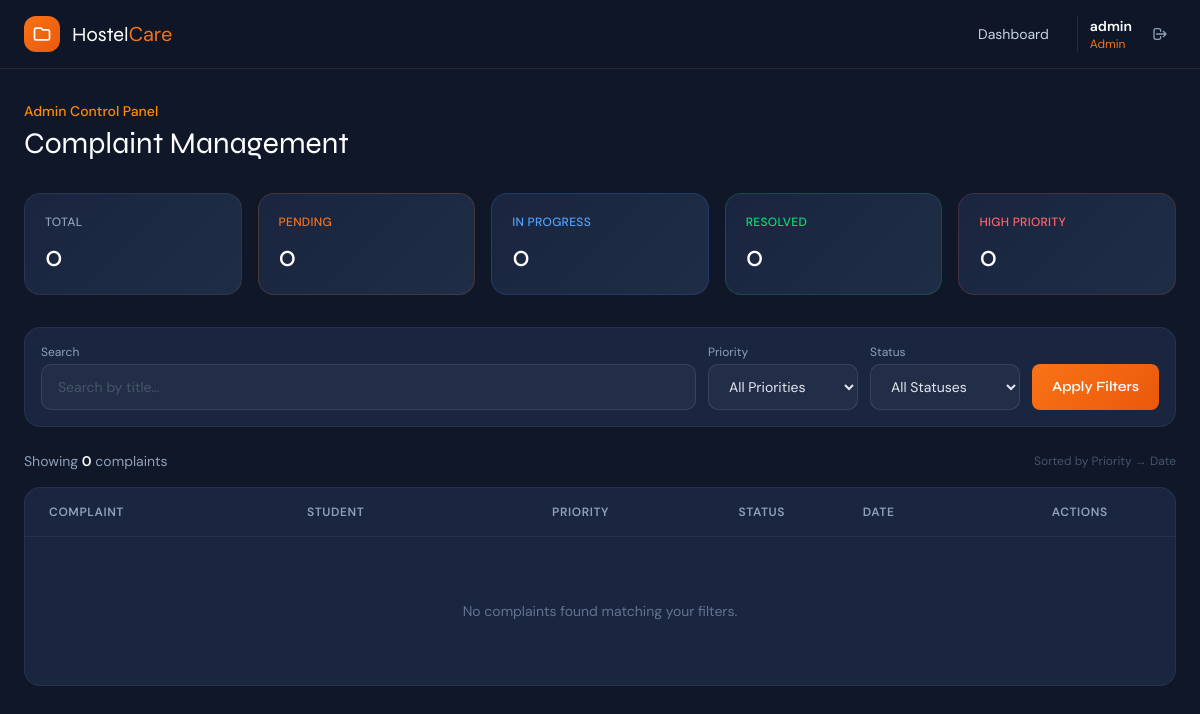
The app's page /admin-dashboard/ (signed in), older data.
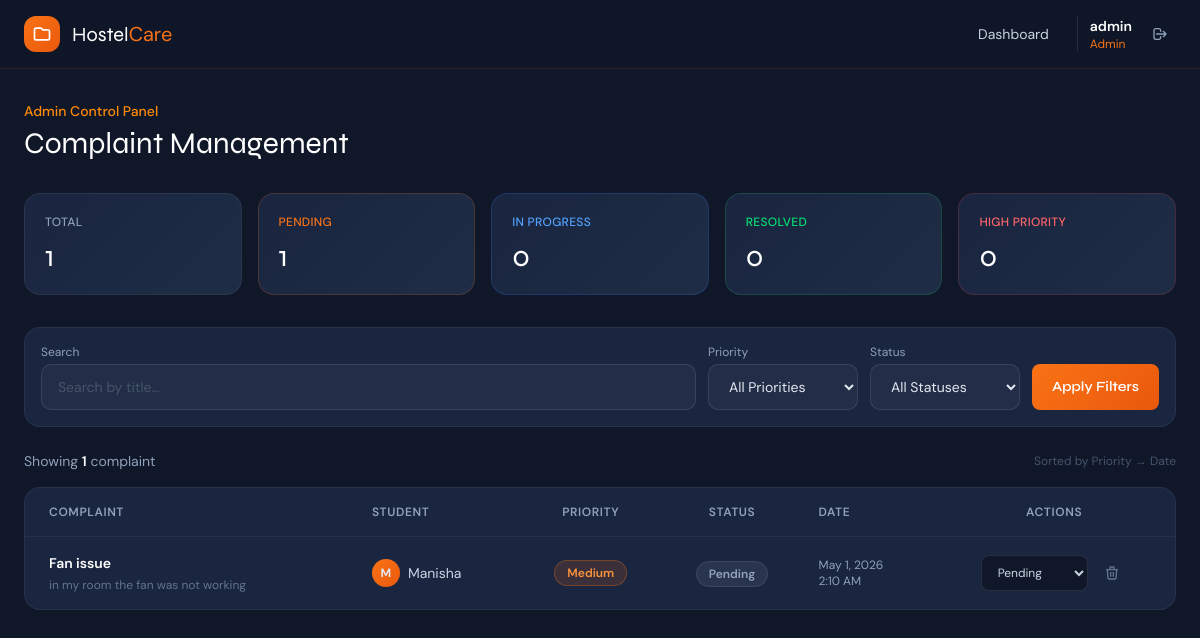
The same page, newer data.
### complaints/models.py (models this page shows, shortened)
class CustomUser(AbstractUser):
    ROLE_CHOICES = [('admin', 'Admin'), ('student', 'Student')]
    role = models.CharField(max_length=10, choices=ROLE_CHOICES, default='student')
    email = models.EmailField(unique=True)
    def is_admin_user(self):
     return self.role == 'admin' or self.is_superuser

class Complaint(models.Model):
    PRIORITY_CHOICES = [('High', 'High'), ('Medium', 'Medium'), ('Low', 'Low')]
    STATUS_CHOICES = [('Pending', 'Pending'), ('In Progress', 'In Progress'), ('Resolved', 'Resolved')]
    user = models.ForeignKey(CustomUser, on_delete=models.CASCADE, related_name='complaints')
    title = models.CharField(max_length=200)
    description = models.TextField()
    priority = models.CharField(max_length=10, choices=PRIORITY_CHOICES, default='Medium')
    status = models.CharField(max_length=15, choices=STATUS_CHOICES, default='Pending')
    created_at = models.DateTimeField(auto_now_add=True)
    updated_at = models.DateTimeField(auto_now=True)
    class Meta:
        ordering = ['-created_at']

### complaints/views.py (the view)
# urls.py: path('admin-dashboard/', views.admin_dashboard, name='admin_dashboard'),
@admin_required
def admin_dashboard(request):
    priority_filter = request.GET.get('priority', '')
    status_filter = request.GET.get('status', '')
    search_q = request.GET.get('q', '')
    complaints = Complaint.objects.select_related('user').all()
    if priority_filter:
        complaints = complaints.filter(priority=priority_filter)
    if status_filter:
        complaints = complaints.filter(status=status_filter)
    if search_q:
        complaints = complaints.filter(title__icontains=search_q)
    complaints = complaints.annotate(p_order=priority_order()).order_by('p_order', '-created_at')
    stats = {
        'total': Complaint.objects.count(),
        'pending': Complaint.objects.filter(status='Pending').count(),
        'in_progress': Complaint.objects.filter(status='In Progress').count(),
        'resolved': Complaint.objects.filter(status='Resolved').count(),
        'high': Complaint.objects.filter(priority='High').count(),
    }
    return render(request, 'admin_dashboard.html', {
        'complaints': complaints, 'stats': stats,
        'priority_filter': priority_filter, 'status_filter': status_filter, 'search_q': search_q
    })

### complaints/views.py (called while the page is built)
def admin_required(view_func):
    @wraps(view_func)
    def wrapper(request, *args, **kwargs):
        if not request.user.is_authenticated or not request.user.is_admin_user():
            messages.error(request, 'Access denied. Admin only.')
            return redirect('login')
        return view_func(request, *args, **kwargs)
    return wrapper

def priority_order():
    return Case(
        When(priority='High', then=1),
        When(priority='Medium', then=2),
        When(priority='Low', then=3),
        output_field=IntegerField()
    )

### complaints/templates/admin_dashboard.html (shortened to what this page needs)
{% extends 'base.html' %}
{% block content %}
<div class="max-w-7xl mx-auto px-4 sm:px-6 py-8">
  <div class="mb-8">
    <p class="text-orange-400 text-sm font-medium mb-1">Admin Control Panel</p>
    <h1 class="font-display text-3xl font-800 text-white">Complaint Management</h1>
  </div>
  <div class="grid grid-cols-2 lg:grid-cols-5 gap-4 mb-8">
    <div class="stat-card p-5 lg:col-span-1">
      <div class="text-xs text-slate-400 font-medium uppercase tracking-wide mb-2">Total</div>
      <div class="text-3xl font-display font-800 text-white">{{ stats.total }}</div>
    </div>
    <div class="stat-card p-5" style="border-color:rgba(249,115,22,0.2)">
      <div class="text-xs font-medium uppercase tracking-wide mb-2" style="color:#f97316">Pending</div>
      <div class="text-3xl font-display font-800 text-white">{{ stats.pending }}</div>
    </div>
    <div class="stat-card p-5" style="border-color:rgba(59,130,246,0.2)">
      <div class="text-xs text-blue-400 font-medium uppercase tracking-wide mb-2">In Progress</div>
      <div class="text-3xl font-display font-800 text-white">{{ stats.in_progress }}</div>
    </div>
    <div class="stat-card p-5" style="border-color:rgba(34,197,94,0.2)">
      <div class="text-xs text-green-400 font-medium uppercase tracking-wide mb-2">Resolved</div>
      <div class="text-3xl font-display font-800 text-white">{{ stats.resolved }}</div>
    </div>
    <div class="stat-card p-5" style="border-color:rgba(239,68,68,0.2)">
      <div class="text-xs text-red-400 font-medium uppercase tracking-wide mb-2">High Priority</div>
      <div class="text-3xl font-display font-800 text-white">{{ stats.high }}</div>
    </div>
  </div>
  <form method="GET" class="card p-4 mb-6 flex flex-wrap gap-3 items-end">
    <div class="flex-1 min-w-[180px]">
      <label class="block text-xs text-slate-400 mb-1">Search</label>
      <input type="text" name="q" value="{{ search_q }}" placeholder="Search by title..." class="input-field text-sm" />
    </div>
    <div class="min-w-[150px]">
      <label class="block text-xs text-slate-400 mb-1">Priority</label>
      <select name="priority" class="input-field text-sm">
        <option value="">All Priorities</option>
      </select>
    </div>
    <div class="min-w-[150px]">
      <label class="block text-xs text-slate-400 mb-1">Status</label>
      <select name="status" class="input-field text-sm">
        <option value="">All Statuses</option>
      </select>
    </div>
    <button type="submit" class="btn-primary px-5 py-2 rounded-lg text-sm h-[46px]">Apply Filters</button>
  </form>
  <div class="flex items-center justify-between mb-4">
    <p class="text-slate-400 text-sm">Showing <span class="text-white font-semibold">{{ complaints|length }}</span> complaint{{ complaints|length|pluralize }}</p>
    <p class="text-xs text-slate-600">Sorted by Priority → Date</p>
  </div>
  <div class="card overflow-hidden hidden lg:block">
    <table class="w-full text-sm">
      <thead>
        <tr class="border-b border-white/5">
          <th class="text-left px-6 py-4 text-xs font-semibold text-slate-400 uppercase tracking-wider">Complaint</th>
          <th class="text-left px-4 py-4 text-xs font-semibold text-slate-400 uppercase tracking-wider">Student</th>
          <th class="text-center px-4 py-4 text-xs font-semibold text-slate-400 uppercase tracking-wider">Priority</th>
          <th class="text-center px-4 py-4 text-xs font-semibold text-slate-400 uppercase tracking-wider">Status</th>
          <th class="text-left px-4 py-4 text-xs font-semibold text-slate-400 uppercase tracking-wider">Date</th>
          <th class="text-center px-4 py-4 text-xs font-semibold text-slate-400 uppercase tracking-wider">Actions</th>
        </tr>
      </thead>
      <tbody class="divide-y divide-white/5">
        {% for c in complaints %}
        <tr class="table-row transition-colors">
          <td class="px-6 py-4">
            <div class="font-semibold text-white max-w-xs">{{ c.title|truncatechars:50 }}</div>
            <div class="text-slate-500 text-xs mt-1 max-w-xs">{{ c.description|truncatechars:80 }}</div>
          </td>
          <td class="px-4 py-4">
            <div class="flex items-center gap-2">
              <div class="w-7 h-7 rounded-full flex items-center justify-center text-xs font-bold flex-shrink-0" style="background:linear-gradient(135deg,#f97316,#ea580c)">{{ c.user.username|slice:":1"|upper }}</div>
              <span class="text-slate-300">{{ c.user.username }}</span>
            </div>
          </td>
          <td class="px-4 py-4 text-center">
            <span class="badge-{{ c.priority|lower }} text-xs font-semibold px-3 py-1 rounded-full inline-block">{{ c.priority }}</span>
          </td>
          <td class="px-4 py-4 text-center">
            {% if c.status == 'Pending' %}<span class="badge-pending text-xs font-semibold px-3 py-1 rounded-full">Pending</span>
            {% elif c.status == 'In Progress' %}<span class="badge-inprogress text-xs font-semibold px-3 py-1 rounded-full">In Progress</span>
            {% else %}<span class="badge-resolved text-xs font-semibold px-3 py-1 rounded-full">Resolved</span>{% endif %}
          </td>
          <td class="px-4 py-4 text-slate-400 text-xs">
            <div>{{ c.created_at|date:"M j, Y" }}</div>
            <div>{{ c.created_at|time:"g:i A" }}</div>
          </td>
          <td class="px-4 py-4 text-center">
            <div class="flex items-center justify-center gap-2">
              <form method="POST" action="{% url 'update_status' c.pk %}" class="inline">
                <select name="status" onchange="this.form.submit()" class="text-xs rounded-lg px-3 py-2 border border-white/10 text-slate-300 cursor-pointer hover:border-orange-500/50 transition-colors" style="background:#0f1729">
                  <option value="Pending" {% if c.status == 'Pending' %}selected{% endif %}>Pending</option>
                </select>
              </form>
              <form method="POST" action="{% url 'delete_complaint' c.pk %}" onsubmit="return confirm('Delete this complaint?')">
                <button type="submit" class="p-2 text-slate-500 hover:text-red-400 hover:bg-red-500/10 rounded-lg transition-all" title="Delete">
                  <svg class="w-4 h-4" fill="none" stroke="currentColor" viewBox="0 0 24 24"><path stroke-linecap="round" stroke-linejoin="round" stroke-width="2" d="M19 7l-.867 12.142A2 2 0 0116.138 21H7.862a2 2 0 01-1.995-1.858L5 7m5 4v6m4-6v6m1-10V4a1 1 0 00-1-1h-4a1 1 0 00-1 1v3M4 7h16"/></svg>
                </button>
              </form>
            </div>
          </td>
        </tr>
        {% empty %}
        <tr>
          <td colspan="6" class="px-6 py-16 text-center">
            <div class="text-slate-500 text-sm">No complaints found matching your filters.</div>
          </td>
        </tr>
        {% endfor %}
      </tbody>
    </table>
  </div>
</div>
{% endblock %}

### complaints/templates/base.html (shortened to what this page needs)
{% load static %}
<!DOCTYPE html>
<html lang="en">
<head>
<link rel="stylesheet" href="{% static 'css/output.css' %}">
</head>
<body>
  {% if user.is_authenticated %}
  <nav class="nav-glass sticky top-0 z-50">
    <div class="max-w-7xl mx-auto px-4 sm:px-6 py-4 flex items-center justify-between">
      <a href="{% if user.is_admin_user %}{% url 'admin_dashboard' %}{% else %}{% url 'student_dashboard' %}{% endif %}" class="flex items-center gap-3">
        <div class="w-9 h-9 rounded-xl flex items-center justify-center" style="background:linear-gradient(135deg,#f97316,#ea580c)">
          <svg class="w-5 h-5 text-white" fill="none" stroke="currentColor" viewBox="0 0 24 24"><path stroke-linecap="round" stroke-linejoin="round" stroke-width="2" d="M3 7v10a2 2 0 002 2h14a2 2 0 002-2V9a2 2 0 00-2-2h-6l-2-2H5a2 2 0 00-2 2z"/></svg>
        </div>
        <span class="font-display font-800 text-xl text-white">Hostel<span style="color:#f97316">Care</span></span>
      </a>
      <div class="flex items-center gap-2 sm:gap-4">
        {% if user.is_admin_user %}
          <a href="{% url 'admin_dashboard' %}" class="text-sm text-slate-300 hover:text-orange-400 transition-colors px-3 py-2 rounded-lg hover:bg-white/5">Dashboard</a>
        {% else %}
          <a href="{% url 'student_dashboard' %}" class="text-sm text-slate-300 hover:text-orange-400 transition-colors px-3 py-2 rounded-lg hover:bg-white/5">My Complaints</a>
          <a href="{% url 'submit_complaint' %}" class="btn-primary text-sm px-4 py-2 rounded-lg">+ Submit</a>
        {% endif %}
        <div class="flex items-center gap-3 pl-3 border-l border-white/10">
          <div>
            <div class="text-sm font-semibold text-white">{{ user.username }}</div>
           <div class="text-xs" style="color:#f97316">{% if user.is_superuser %}Admin{% else %}{{ user.role|capfirst }}{% endif %}</div>
          </div>
          <a href="{% url 'logout' %}" class="text-slate-400 hover:text-red-400 transition-colors p-2 rounded-lg hover:bg-red-500/10" title="Logout">
            <svg class="w-4 h-4" fill="none" stroke="currentColor" viewBox="0 0 24 24"><path stroke-linecap="round" stroke-linejoin="round" stroke-width="2" d="M17 16l4-4m0 0l-4-4m4 4H7m6 4v1a3 3 0 01-3 3H6a3 3 0 01-3-3V7a3 3 0 013-3h4a3 3 0 013 3v1"/></svg>
          </a>
        </div>
      </div>
    </div>
  </nav>
  {% endif %}
  <main class="page-enter">
    {% block content %}{% endblock %}
  </main>
</body>
</html>

### complaints/templates/base.html (style rules this page uses)
:root { --navy: #0f1729; --navy-light: #1a2540; --accent: #f97316; --accent2: #fb923c; --slate: #64748b; --surface: #1e2d45; }
* { font-family: 'DM Sans', sans-serif; }
h1,h2,h3,h4,.font-display { font-family: 'Syne', sans-serif; }
body { background: var(--navy); color: #e2e8f0; min-height: 100vh; }
.nav-glass { background: rgba(15,23,41,0.85); backdrop-filter: blur(12px); border-bottom: 1px solid rgba(249,115,22,0.15); }
.card { background: var(--navy-light); border: 1px solid rgba(255,255,255,0.06); border-radius: 16px; transition: all 0.2s; }
.btn-primary { background: linear-gradient(135deg, #f97316, #ea580c); color: white; border: none; cursor: pointer; transition: all 0.2s; font-family: 'Syne', sans-serif; font-weight: 600; }
.badge-medium { background: rgba(249,115,22,0.15); color: #fb923c; border: 1px solid rgba(249,115,22,0.3); }
.badge-pending { background: rgba(100,116,139,0.2); color: #94a3b8; border: 1px solid rgba(100,116,139,0.3); }
.input-field { background: rgba(255,255,255,0.04); border: 1px solid rgba(255,255,255,0.1); color: #e2e8f0; border-radius: 10px; padding: 12px 16px; width: 100%; transition: all 0.2s; }
.input-field::placeholder { color: #475569; }
select.input-field option { background: #1a2540; }
.stat-card { background: linear-gradient(135deg, var(--navy-light), var(--surface)); border: 1px solid rgba(255,255,255,0.06); border-radius: 16px; }
.page-enter { animation: pageEnter 0.4s ease; }

Row changes from the older to the newer data that the page shows:
added Complaint: title "Fan issue", description "in my room the fan was not working", user.username "M", user.username "Manisha", priority "Medium", shows "Pending", created_at "May 1, 2026", created_at "2:10 AM", status "Pending"
Text that changed along with them:
{{ stats.total }}: "0" → "1"
{{ stats.pending }}: "0" → "1"
{{ complaints|length }}: "0" → "1"
text no longer shown: "No complaints found matching your filters."
